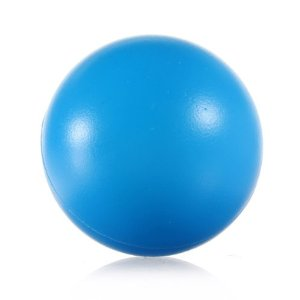
//> input picture houghcirclesTest.jpg, 300 x 300 px
$ ./BlurImage houghcirclesTest.jpg   (built with g++ and OpenCV 4)
//> lines starting //> are read from the running program, lines starting //| are printed output that depends on the picture
#include <cv.h>
#include "opencv2/imgproc/imgproc.hpp"
#include "opencv2/highgui/highgui.hpp"
#include <iostream>

using namespace std;
using namespace cv;

Mat src; Mat dst;
char window_name1[] = "Unprocessed Image";
char window_name2[] = "Processed Image";

double alpha;	/* Simple contrast control */
int beta;	/* Simple brightness control */


int main( int argc, char** argv )
{
    /// Load the source image
    Mat image = imread( argv[1], 1 );
//> image is the input picture: 300 rows x 300 cols, CV_8UC3; mean B, G, R 236.9, 209.8, 161.7
    Mat new_image = Mat::zeros(image.size(), image.type());

    std::cout << "Basic Linear Transforms " << std::endl;
    std::cout << "------------------------" << std::endl;
    std::cout << "* Enter the alpha value [1.0-3.0]: ";
    std::cin >> alpha;
//> the answer given: 0.5
    std::cout << "* Enter the beta value [0-100]: ";
    std::cin >> beta;
//> the answer given: 30
    for (int y = 0; y < image.rows; y++){
        for(int x = 0; x < image.cols; x++){
            for(int c = 0; c < 3; c++){
                new_image.at<Vec3b>(y,x)[c] = saturate_cast<uchar>(alpha *(image.at<Vec3b>(y,x)[c]) + beta);
            }
        }
    }
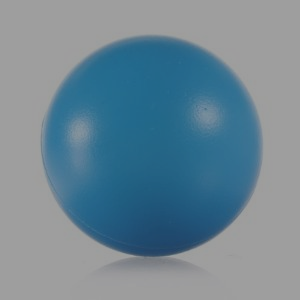
//> new_image: 300 rows x 300 cols, CV_8UC3; mean B, G, R 148.7, 135.1, 111.1
    new_image = new_image.t();
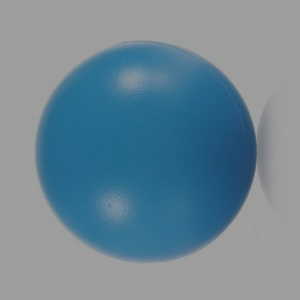
//> new_image: 300 rows x 300 cols, CV_8UC3; mean B, G, R 148.7, 135.1, 111.1
    namedWindow("Original Image", 1);
    namedWindow("New Image", 1);

    imshow("Original Image", image);
    imshow("New Image", new_image);

    waitKey();
    return 0;
}

$ run again, on houghCircles2.jpg
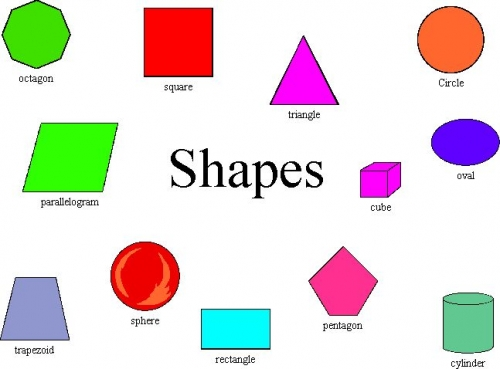
//> input picture houghCircles2.jpg, 500 x 369 px
//> image is the input picture: 369 rows x 500 cols, CV_8UC3; mean B, G, R 216.6, 219.4, 227.5
//> after the loop `for (int y = 0; y < image.rows; y++)`:
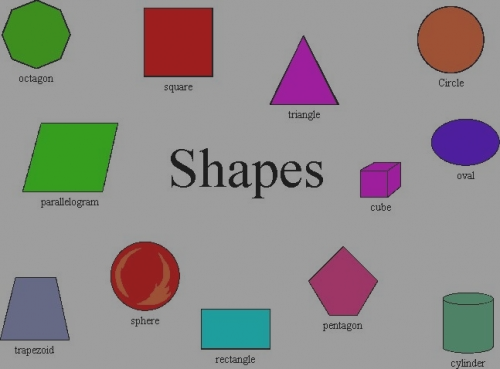
//> new_image: 369 rows x 500 cols, CV_8UC3; mean B, G, R 138.5, 139.9, 144
//> `new_image = new_image.t();`:
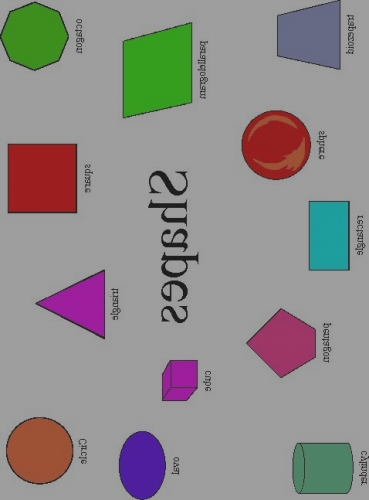
//> new_image: 500 rows x 369 cols, CV_8UC3; mean B, G, R 138.5, 139.9, 144
